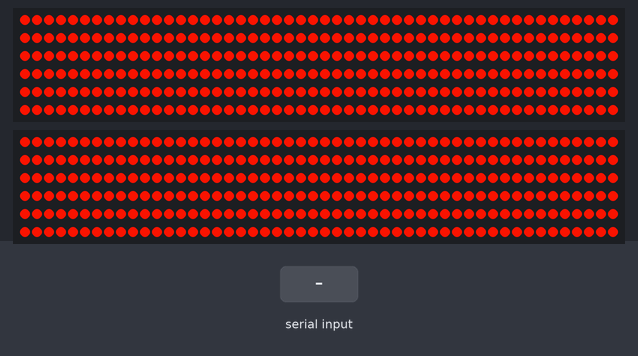
Simulated run of this sketch. Board: Arduino Uno, built with avr-gcc and run on an emulated ATmega328P. Shown: 2 × 300 RGB LEDs in strip order, left to right, continuing on the next row. Wiring (inferred from the names in the program): 2 × WS2812 LEDs: data pin 7 / data pin 8. Inputs (shaded band) come from the test bench. Dim RGB values are drawn brighter than linear.

Above: at 1.2 s.
1.3 s: "g" received over Serial
At 2.5 s:
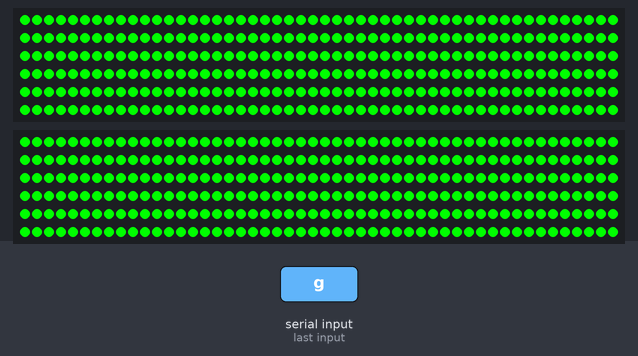
2.8 s: "v" received over Serial
At 3.9 s:
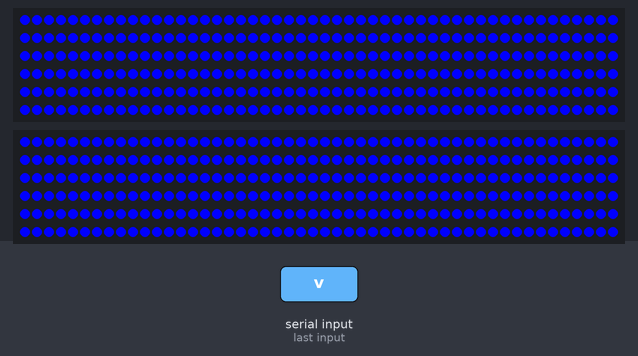
4.3 s: "y" received over Serial
At 5.0 s:
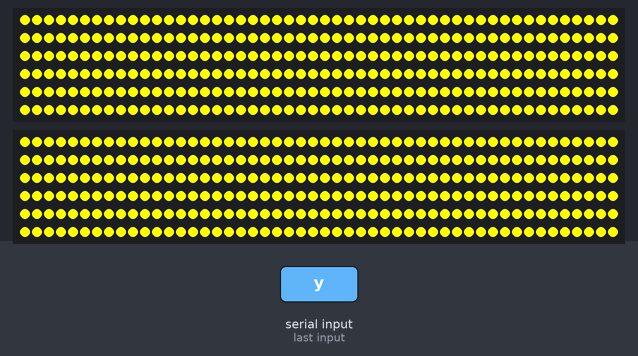
5.8 s: "w" received over Serial
At 7.0 s:
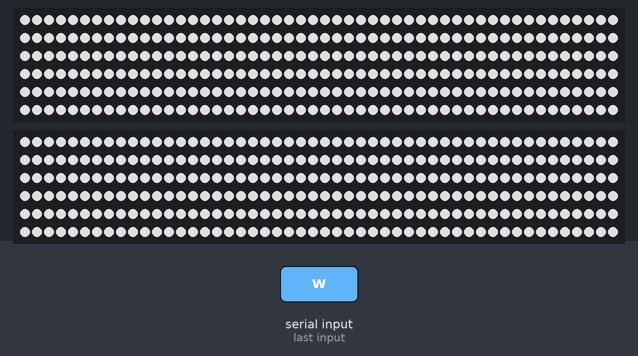
7.3 s: "a" received over Serial
At 12.39 s:
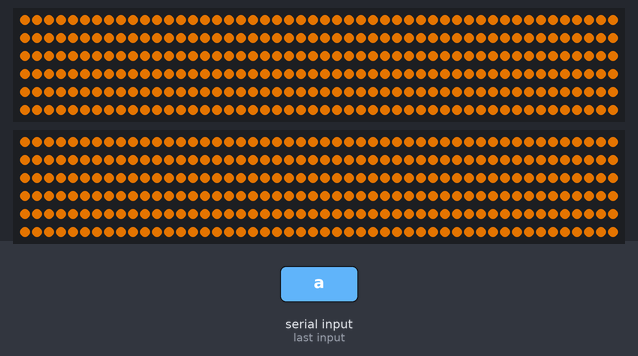
Timing chart, 0 to 13.9 s (numbered marks = the images above; inputs shaded):
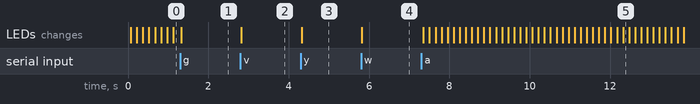

The sketch:

liveDotsBluetooth.ino
```cpp
#include <FastLED.h>
#define LED_PIN 7
#define LED_PIN_2 8
#define NUM_LEDS 300
char in = 'a';
int brightness = 150;
boolean isGoingDown = true;

CRGB leds[NUM_LEDS];
long clock;

void setup() {
    FastLED.addLeds<WS2812, LED_PIN, GRB>(leds, NUM_LEDS);
    FastLED.addLeds<WS2812, LED_PIN_2, GRB>(leds, NUM_LEDS);
    FastLED.clear();
    FastLED.show();
    Serial.begin(9600);
    clock = 0;
}

void loop() {
  if (Serial.available() > 0) {
    FastLED.clear();
    in = Serial.read();
    clock = 0;
  }
  if (in == 'a') {
    sectionFade(1);
  }
  else if (in =='b') {
     breathingLeds();
  }
  else if (in == 'r') {
     allColor(CRGB(255, 0, 0));
  }
  else if (in == 'g') {
     allColor(CRGB(0, 255, 0));
  }
  else if (in == 'v') {
     allColor(CRGB(0, 0, 255));
  }
  else if (in == 'y') {
     allColor(CRGB(255, 255, 0));
  }
  else if (in == 'w') {
     allColor(CHSV(255, 0, 200));
  }
  else {
     allColor(CRGB(255, 0, 255));
  }
  delay(5);
  clock += 1;
  if (clock == 1000000) {
    clock = 0;
  }
}
```

allColor.ino
```cpp
void allColor(CRGB color) {
   if(clock == 0) {
      setLeds(0, NUM_LEDS, color);
      FastLED.show();
   }
}
```

breathingLights.ino
```cpp
void breathingLeds() {
  CRGB ledColor = CHSV (CRGB (113, 0, 188), 0, brightness);
  setLeds(0, 300, ledColor);

  if (!goTime(100)) {
    return;
  }

  if (brightness <= 25 && !isGoingDown) {
    setLeds(0, 300, CHSV (CRGB (113, 0, 188), 0, brightness));
    brightness += 1;
    isGoingDown = false;
  }
  else {
    setLeds(0, 300, CHSV (CRGB (113, 0, 188), 0, brightness));
    brightness -= 1;
    isGoingDown = true;
  }

}
```

dots.ino
```cpp
void std_dots() {
  dots(5, 15, 5, 255, 2);
}

void fast_dots() {
  dots(8, 10, 10, 255, 2);
}

void slow_dots() {
  dots(4, 35, 2, 255, 2);
}

void dots(int sections, int len, int sped, int brightness, int fade) {
  // Changable
  int NUM_SECTIONS = sections;
  int SECTION_LENGTH = len;
  int SPEED = sped;
  int BRIGHTNESS = brightness;
  int FADE = fade; // KEEP BETWEEN 0 and 2

  int TRACK_LENGTH = (NUM_LEDS - SECTION_LENGTH)*2;
  int SECTION_OFFSET = TRACK_LENGTH / NUM_SECTIONS;

  FastLED.clear();

  // Iterate to make sections
  for (int sec = 0; sec < NUM_SECTIONS; sec++) {
    int offset = sec * SECTION_OFFSET;
    int pos = (int) ((long) ((clock + offset) * (SPEED / 5.0)) % TRACK_LENGTH);

    // Switch directions
    if (pos >= TRACK_LENGTH/2) {
      pos = TRACK_LENGTH - 1 - pos;
    }

    // Light up leds
    for (int l = 0; l < SECTION_LENGTH; l++) {
      int brightness = BRIGHTNESS - abs(SECTION_LENGTH/2 - l) * (BRIGHTNESS/SECTION_LENGTH) * FADE;
      setLed(pos + l, CHSV((((255 / NUM_SECTIONS) * sec) + pos) % 255, 255, brightness));
    }
  }
  FastLED.show();
}
```

helpers.ino
```cpp
void setLed(int num, CRGB color) {
  leds[num] = color;
}

// Sets leds, not inclusive at last
void setLeds(int first, int last, CRGB color) {
  for (int i = first; i < last; i++) {
    setLed(i, color);
  }
}


// Sets leds from array
void setLeds(int lights[], int numLeds, CRGB color) {
  for (int i = 0; i < numLeds; i++) {
    setLed(lights[i], color);
  }
}

// Returns a boolean to say whether it should run based on the clock
boolean goTime(int t) {
  return (clock % (t / 5)) == 0;
}
```

section_fade.ino
```cpp
void sectionFade(int numSections) {
  //mood mood lamp that cycles through colours

  int COLOR_OFFSET = 60;
  int SECTION_LENGTH = (NUM_LEDS / numSections);

  if (!goTime(100)) {
    return;
  }

  for (int i=0;i<NUM_LEDS;i++){

    int finalOffset = (i / SECTION_LENGTH) * COLOR_OFFSET;

    int currColor = ((clock/20) + finalOffset) % 508;

    if(currColor > 254){
      currColor = 508 - currColor; //reverse once we get to 254
    }

    leds[i] = CHSV( currColor, 255, 255);
  }
  FastLED.show();
}
```

Measured:
- after the input at 1.3 s, the LEDs: change at once (image 1)
- after the input at 2.8 s, the LEDs: first change at once (image 2 shows a later state)
- after the input at 4.3 s, the LEDs: first change at once (image 3 shows a later state)
- after the input at 5.8 s, the LEDs: first change at once (image 4 shows a later state)
- after the input at 7.3 s, the LEDs: first change after 0.05 s (image 5 shows a later state)
